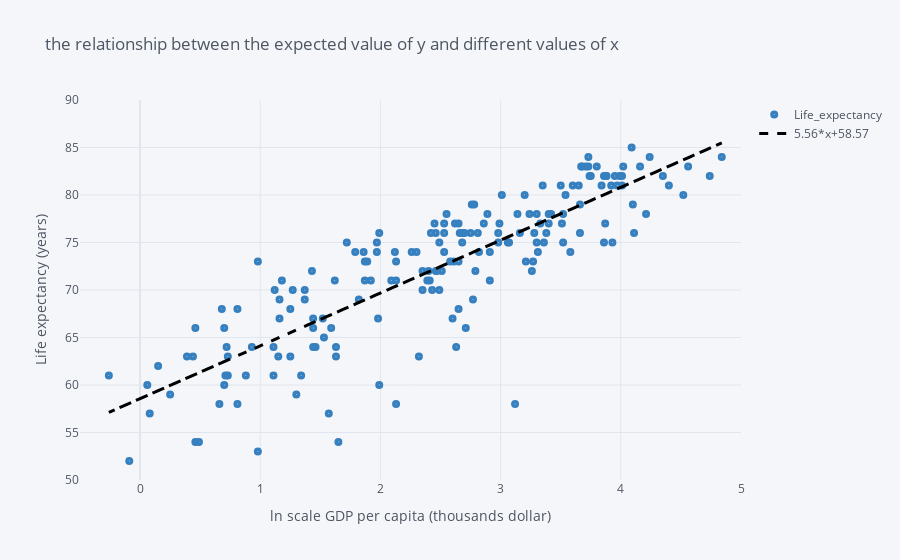

The cell this chart's notebook holds for it:
### Code cell
df.iplot(x='log_gdp',
         y='Life_expectancy',
         text='country_result',
         bestfit=True,
         bestfit_colors=['black'],
         mode='markers',
         title='the relationship between the expected value of y and different values of x',
         xTitle='ln scale GDP per capita (thousands dollar)',
         yTitle='Life expectancy (years)',
         colors = 'blue',
         xrange=[-0.5, 5],
         yrange=[ 50, 90],
         dash='solid',
         interpolation='linear',
         symbol='circle-dot',
         size=8,
         asFrame=True)

### Figure 1 — Plotly figure (JSON) as saved in the notebook; plotly's stock layout.template omitted (floating-point values rounded to 4 significant figures; data arrays with more than 128 entries replaced by an {"elided": "..."} marker saying what was removed)
{"data": [{"line": {"color": "rgba(55, 128, 191, 1.0)", "dash": "solid", "shape": "linear", "width": 1.3}, "marker": {"size": 8, "symbol": "circle-dot"}, "mode": "markers", "name": "Life_expectancy", "text": {"elided": "184 str values"}, "type": "scatter", "x": {"elided": "184 float values"}, "y": {"elided": "184 int values"}}, {"line": {"color": "rgba(0, 0, 0, 1.0)", "dash": "dash", "shape": "linear", "width": 3}, "mode": "lines", "name": "5.56*x+58.57", "type": "scatter", "x": {"elided": "184 float values"}, "y": {"elided": "184 float values"}}], "layout": {"legend": {"bgcolor": "#F5F6F9", "font": {"color": "#4D5663"}}, "paper_bgcolor": "#F5F6F9", "plot_bgcolor": "#F5F6F9", "title": {"font": {"color": "#4D5663"}, "text": "the relationship between the expected value of y and different values of x"}, "xaxis": {"gridcolor": "#E1E5ED", "range": [-0.5, 5], "showgrid": true, "tickfont": {"color": "#4D5663"}, "title": {"font": {"color": "#4D5663"}, "text": "ln scale GDP per capita (thousands dollar)"}, "zerolinecolor": "#E1E5ED"}, "yaxis": {"gridcolor": "#E1E5ED", "range": [50, 90], "showgrid": true, "tickfont": {"color": "#4D5663"}, "title": {"font": {"color": "#4D5663"}, "text": "Life expectancy (years)"}, "zerolinecolor": "#E1E5ED"}}}
